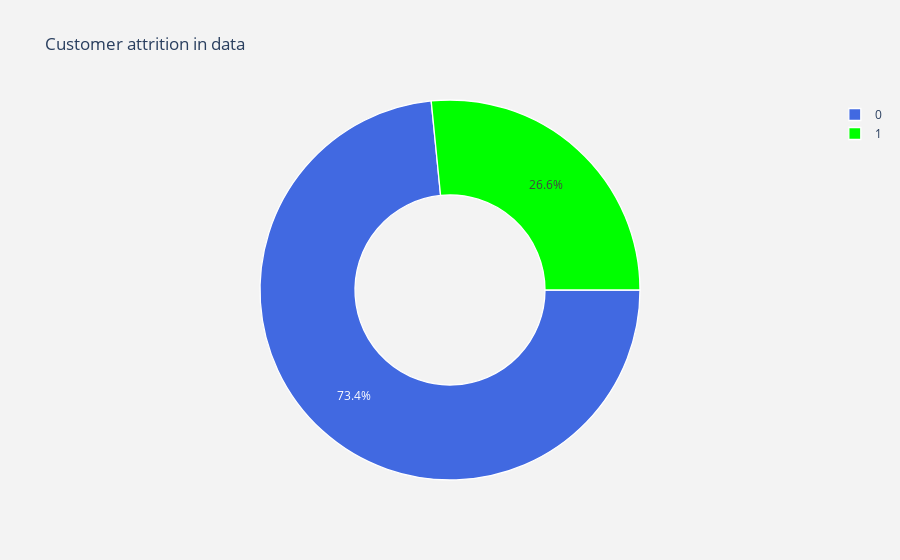

Notebook code cell kept with this figure:
### Code cell
lab = df.Churn.value_counts().keys().tolist()
values = df.Churn.value_counts().values.tolist()
trace = go.Pie(labels = lab , values = values , 
              marker = dict(colors =  [ 'royalblue' ,'lime'],
                             line = dict(color = "white",
                                         width =  1.3)
                            ),
               rotation = 90,
               hoverinfo = "label+value+text",
               hole = .5
              )
layout = go.Layout(dict(title = "Customer attrition in data",
                   plot_bgcolor  = "rgb(243,243,243)",
                        paper_bgcolor = "rgb(243,243,243)",)
                  )
data = [trace]
fig = go.Figure(data=data , layout=layout)
py.iplot(fig)

### Figure 1 — Plotly figure (JSON) as saved in the notebook; plotly's stock layout.template omitted (floating-point values rounded to 4 significant figures)
{"data": [{"hole": 0.5, "hoverinfo": "label+value+text", "labels": [0, 1], "marker": {"colors": ["royalblue", "lime"], "line": {"color": "white", "width": 1.3}}, "rotation": 90, "type": "pie", "values": [5163, 1869]}], "layout": {"paper_bgcolor": "rgb(243,243,243)", "plot_bgcolor": "rgb(243,243,243)", "title": {"text": "Customer attrition in data"}}}
